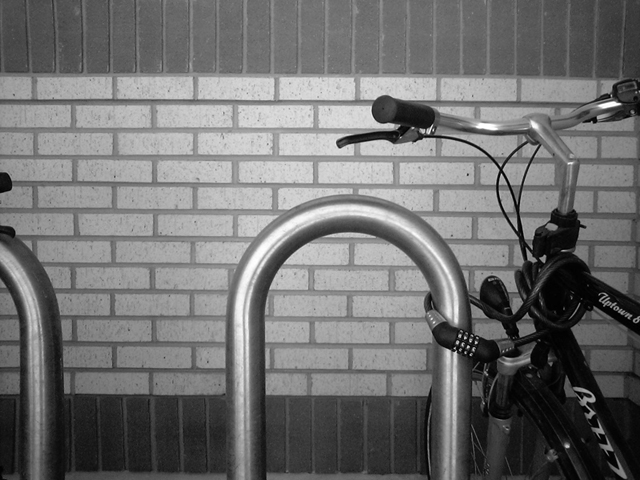
#> input picture datasets/Bikesgray.jpg, 640 x 480 px
$ jupyter execute semana3-vec-3.2.ipynb
#> lines starting #> are read from the running program, lines starting #| are printed output that depends on the picture
#> further down, img is the input picture: shape (480, 640); min 0, max 255, mean 112.2
[cell 1]
import cv2 as cv
import cupy as cp
import numpy as np

import matplotlib.pyplot as plt

## Vectorized Operation

[cell 2]
def kernels_shapes(N, kernel):
    """calculates the kernel shape used for sliding_window_view function and the total elements
    of the kernel used for reshaping function

    Args:
        N (tuple): the shape tuple of the image
        kernel (np.ndarray): the kernel(s) to calculate the required shapes

    Returns:
        tuple: the tuple shape for using in sliding_window_view
        total: the calculation of the total items in the kernel(s)
    """
#> called with N = (480, 640), kernel = array of shape (3, 3)
    k = kernel.shape
#> k = (3, 3)
    n = len(N) - len(k)
#> n = 0
    return k + tuple([1] * n), np.prod(np.asarray(k))

def apply_2d_filter(image, kernels=(), padding=1):
    """Shapes the image into sliding windows and that result into a transposed matrix where rows
    are the contents of each window and columns are the windows calculated from the sliding_window_view.
    A matrix multiplication is performed for calculating the convolutions.

    Args:
        image (np.ndarray): the image to calculate the operator
        kernels (tuple, optional): the kernel(s) to operate on the image. Defaults to ().
        padding (int, optional): size of the borders added to the image. Defaults to 1.

    Returns:
        np.ndarray: A tensor with the images one per kernel (img, H, W)
    """
    assert image is not None, "Image must not be None"
    assert len(kernels) > 0, "Must be at least one kernel"
    assert all(len(i) == len(kernels[0]) for i in kernels), "Kernels must be of the same size"

    k, kdim = kernels_shapes(image.shape, kernels[0])
#> k = (3, 3); kdim = 9

    # Adds a pad to the borders of each image
    img = np.pad(image.astype(np.float32), pad_width=(padding,padding))
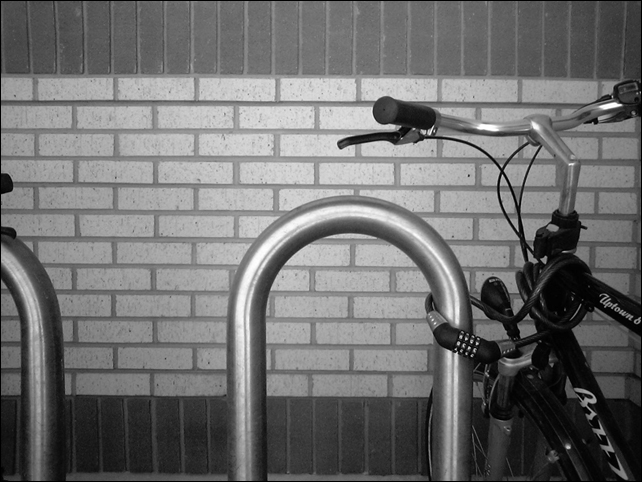
#> img: shape (482, 642) float32; min 0, max 255, mean 111.4

    # Shapes the kernels in a single matrix
    kernels = [ kl.reshape(kdim) for kl in kernels ]
#> kernels = [[1, 0, -1, 1, 0, -1, 1, 0, -1], [1, 1, 1, 0, 0, 0, -1, -1, -1]]
    kstack = np.vstack(kernels).astype(np.float32)

    # Creates the sliding windows from the image with k size
    views = np.lib.stride_tricks.sliding_window_view(img, k)
    N = views.shape
#> N = (480, 640, 3, 3)

    # reshape the view to form a matrix
    stack = np.reshape(views, (N[0] * N[1], kdim)).T

    # perform the matrix multiplication
    map = kstack @ stack

    # convert back the image from flatten to 2 dims
    res = map.reshape((map.shape[0], N[0], N[1]))

    return res

[cell 3]
def prewitt(img, padding=1):
    kernel1 = np.array([[1,0,-1],[1,0,-1],[1,0,-1]])
    kernel2 = np.array([[1,1,1],[0,0,0],[-1,-1,-1]])

    flt = apply_2d_filter(img, kernels=(kernel1, kernel2), padding=padding)

    res1, res2 = np.vsplit(flt,2)

    res = np.sqrt(np.square(np.squeeze(res1)) + np.square(np.squeeze(res2)))
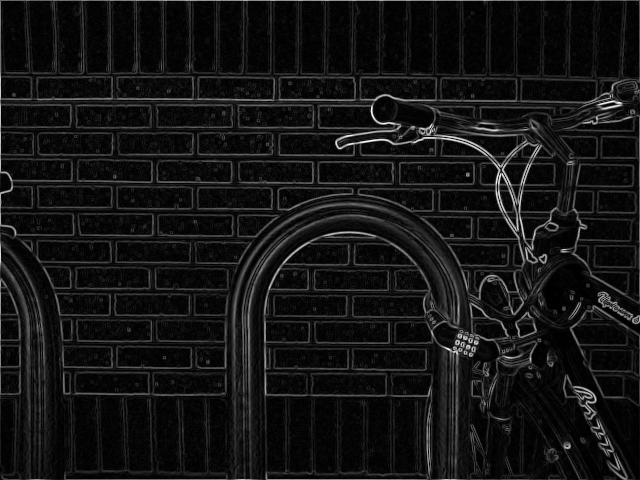
#> res: shape (480, 640) float32; min 0, max 580.2, mean 47; drawn with min black and max white

    return res.astype(np.uint)

[cell 4]
img = cv.imread('../datasets/Bikesgray.jpg', cv.IMREAD_GRAYSCALE)

pwt = prewitt(img)

plt.imshow(pwt, cmap='gray')

[cell 5]
def sobel(img, padding=1):
#> called with padding = 1
    kernel1 = np.array([[1,2,1],[0,0,0],[-1,-2,-1]])
    kernel2 = np.array([[-1,0,1],[-2,0,2],[-1,0,1]])

    flt = apply_2d_filter(img, kernels=(kernel1, kernel2), padding=padding)

    res1, res2 = np.vsplit(flt, 2)

    res = np.sqrt(np.square(np.squeeze(res1)) + np.square(np.squeeze(res2)))
    return res.astype(np.uint)

[cell 6]
img = cv.imread('../datasets/Bikesgray.jpg', cv.IMREAD_GRAYSCALE)

sbl = sobel(img)

plt.imshow(sbl, cmap='gray')

[cell 7]
def laplace(img, padding=1, alpha=1):
#> called with padding = 1, alpha = 1
    kernel1 = np.array([[1,1,1],[1,-8,1],[1,1,1]])

    flt = apply_2d_filter(img, kernels=(kernel1, ), padding=padding)

    return np.squeeze(flt)
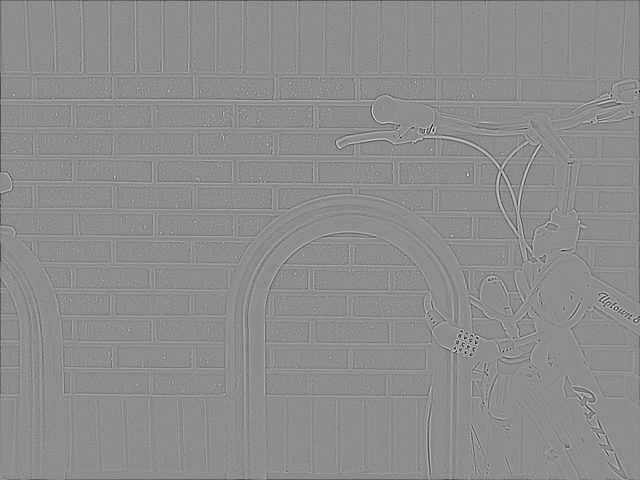
#> returned value: shape (480, 640) float32; min -1001, max 803, mean -1.7; drawn with min black and max white

[cell 8]
img = cv.imread('../datasets/Bikesgray.jpg', cv.IMREAD_GRAYSCALE)

lpl = laplace(img, alpha=1)

plt.imshow(lpl, cmap='gray')

[cell 9]
fig, axes = plt.subplots(1,3, figsize=(22,17))

for k, img in enumerate([pwt,sbl,lpl]):
    axes[k].imshow(img, cmap='gray')
#> this loop made 3 passes
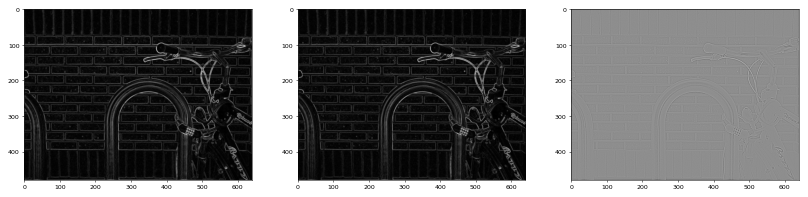
#> figure drawn by matplotlib, 3 panels
